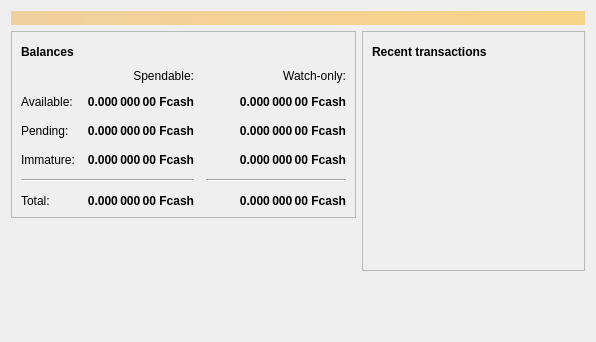
<?xml version="1.0" encoding="UTF-8"?>
<ui version="4.0">
 <class>OverviewPage</class>
 <widget class="QWidget" name="OverviewPage">
  <property name="geometry">
   <rect>
    <x>0</x>
    <y>0</y>
    <width>596</width>
    <height>342</height>
   </rect>
  </property>
  <property name="windowTitle">
   <string>Form</string>
  </property>
  <layout class="QVBoxLayout" name="topLayout">
   <item>
    <widget class="QLabel" name="labelAlerts">
     <property name="visible">
      <bool>false</bool>
     </property>
     <property name="styleSheet">
      <string notr="true">QLabel { background-color: qlineargradient(x1: 0, y1: 0, x2: 1, y2: 0, stop:0 #F0D0A0, stop:1 #F8D488); color:#000000; }</string>
     </property>
     <property name="wordWrap">
      <bool>true</bool>
     </property>
     <property name="margin">
      <number>3</number>
     </property>
     <property name="textInteractionFlags">
      <set>Qt::TextSelectableByMouse</set>
     </property>
    </widget>
   </item>
   <item>
    <layout class="QHBoxLayout" name="horizontalLayout" stretch="1,1">
     <item>
      <layout class="QVBoxLayout" name="verticalLayout_2">
       <item>
        <widget class="QFrame" name="frame">
         <property name="frameShape">
          <enum>QFrame::StyledPanel</enum>
         </property>
         <property name="frameShadow">
          <enum>QFrame::Raised</enum>
         </property>
         <layout class="QVBoxLayout" name="verticalLayout_4">
          <item>
           <layout class="QHBoxLayout" name="horizontalLayout_4">
            <item>
             <widget class="QLabel" name="label_5">
              <property name="font">
               <font>
                <weight>75</weight>
                <bold>true</bold>
               </font>
              </property>
              <property name="text">
               <string>Balances</string>
              </property>
             </widget>
            </item>
            <item>
             <widget class="QPushButton" name="labelWalletStatus">
              <property name="enabled">
               <bool>true</bool>
              </property>
              <property name="maximumSize">
               <size>
                <width>30</width>
                <height>16777215</height>
               </size>
              </property>
              <property name="toolTip">
               <string>The displayed information may be out of date. Your wallet automatically synchronizes with the Fcash network after a connection is established, but this process has not completed yet.</string>
              </property>
              <property name="text">
               <string/>
              </property>
              <property name="icon">
               <iconset resource="../bitcoin.qrc">
                <normaloff>:/icons/warning</normaloff>
                <disabledoff>:/icons/warning</disabledoff>:/icons/warning</iconset>
              </property>
              <property name="iconSize">
               <size>
                <width>24</width>
                <height>24</height>
               </size>
              </property>
              <property name="flat">
               <bool>true</bool>
              </property>
             </widget>
            </item>
            <item>
             <spacer name="horizontalSpacer_3">
              <property name="orientation">
               <enum>Qt::Horizontal</enum>
              </property>
              <property name="sizeHint" stdset="0">
               <size>
                <width>40</width>
                <height>20</height>
               </size>
              </property>
             </spacer>
            </item>
           </layout>
          </item>
          <item>
           <layout class="QGridLayout" name="gridLayout">
            <property name="spacing">
             <number>12</number>
            </property>
            <item row="2" column="2">
             <widget class="QLabel" name="labelWatchPending">
              <property name="font">
               <font>
                <weight>75</weight>
                <bold>true</bold>
               </font>
              </property>
              <property name="cursor">
               <cursorShape>IBeamCursor</cursorShape>
              </property>
              <property name="toolTip">
               <string>Unconfirmed transactions to watch-only addresses</string>
              </property>
              <property name="text">
               <string notr="true">0.000 000 00 Fcash</string>
              </property>
              <property name="alignment">
               <set>Qt::AlignRight|Qt::AlignTrailing|Qt::AlignVCenter</set>
              </property>
              <property name="textInteractionFlags">
               <set>Qt::LinksAccessibleByMouse|Qt::TextSelectableByKeyboard|Qt::TextSelectableByMouse</set>
              </property>
             </widget>
            </item>
            <item row="2" column="1">
             <widget class="QLabel" name="labelUnconfirmed">
              <property name="font">
               <font>
                <weight>75</weight>
                <bold>true</bold>
               </font>
              </property>
              <property name="cursor">
               <cursorShape>IBeamCursor</cursorShape>
              </property>
              <property name="toolTip">
               <string>Total of transactions that have yet to be confirmed, and do not yet count toward the spendable balance</string>
              </property>
              <property name="text">
               <string notr="true">0.000 000 00 Fcash</string>
              </property>
              <property name="alignment">
               <set>Qt::AlignRight|Qt::AlignTrailing|Qt::AlignVCenter</set>
              </property>
              <property name="textInteractionFlags">
               <set>Qt::LinksAccessibleByMouse|Qt::TextSelectableByKeyboard|Qt::TextSelectableByMouse</set>
              </property>
             </widget>
            </item>
            <item row="3" column="2">
             <widget class="QLabel" name="labelWatchImmature">
              <property name="font">
               <font>
                <weight>75</weight>
                <bold>true</bold>
               </font>
              </property>
              <property name="cursor">
               <cursorShape>IBeamCursor</cursorShape>
              </property>
              <property name="toolTip">
               <string>Mined balance in watch-only addresses that has not yet matured</string>
              </property>
              <property name="text">
               <string notr="true">0.000 000 00 Fcash</string>
              </property>
              <property name="alignment">
               <set>Qt::AlignRight|Qt::AlignTrailing|Qt::AlignVCenter</set>
              </property>
              <property name="textInteractionFlags">
               <set>Qt::LinksAccessibleByMouse|Qt::TextSelectableByKeyboard|Qt::TextSelectableByMouse</set>
              </property>
             </widget>
            </item>
            <item row="4" column="0" colspan="2">
             <widget class="Line" name="line">
              <property name="orientation">
               <enum>Qt::Horizontal</enum>
              </property>
             </widget>
            </item>
            <item row="4" column="2">
             <widget class="Line" name="lineWatchBalance">
              <property name="sizePolicy">
               <sizepolicy hsizetype="Preferred" vsizetype="Fixed">
                <horstretch>0</horstretch>
                <verstretch>0</verstretch>
               </sizepolicy>
              </property>
              <property name="minimumSize">
               <size>
                <width>140</width>
                <height>0</height>
               </size>
              </property>
              <property name="orientation">
               <enum>Qt::Horizontal</enum>
              </property>
             </widget>
            </item>
            <item row="5" column="0">
             <widget class="QLabel" name="labelTotalText">
              <property name="text">
               <string>Total:</string>
              </property>
             </widget>
            </item>
            <item row="3" column="1">
             <widget class="QLabel" name="labelImmature">
              <property name="font">
               <font>
                <weight>75</weight>
                <bold>true</bold>
               </font>
              </property>
              <property name="cursor">
               <cursorShape>IBeamCursor</cursorShape>
              </property>
              <property name="toolTip">
               <string>Mined balance that has not yet matured</string>
              </property>
              <property name="text">
               <string notr="true">0.000 000 00 Fcash</string>
              </property>
              <property name="alignment">
               <set>Qt::AlignRight|Qt::AlignTrailing|Qt::AlignVCenter</set>
              </property>
              <property name="textInteractionFlags">
               <set>Qt::LinksAccessibleByMouse|Qt::TextSelectableByKeyboard|Qt::TextSelectableByMouse</set>
              </property>
             </widget>
            </item>
            <item row="2" column="3">
             <spacer name="horizontalSpacer_2">
              <property name="orientation">
               <enum>Qt::Horizontal</enum>
              </property>
              <property name="sizeHint" stdset="0">
               <size>
                <width>40</width>
                <height>20</height>
               </size>
              </property>
             </spacer>
            </item>
            <item row="3" column="0">
             <widget class="QLabel" name="labelImmatureText">
              <property name="text">
               <string>Immature:</string>
              </property>
             </widget>
            </item>
            <item row="5" column="1">
             <widget class="QLabel" name="labelTotal">
              <property name="font">
               <font>
                <weight>75</weight>
                <bold>true</bold>
               </font>
              </property>
              <property name="cursor">
               <cursorShape>IBeamCursor</cursorShape>
              </property>
              <property name="toolTip">
               <string>Your current total balance</string>
              </property>
              <property name="text">
               <string notr="true">0.000 000 00 Fcash</string>
              </property>
              <property name="alignment">
               <set>Qt::AlignRight|Qt::AlignTrailing|Qt::AlignVCenter</set>
              </property>
              <property name="textInteractionFlags">
               <set>Qt::LinksAccessibleByMouse|Qt::TextSelectableByKeyboard|Qt::TextSelectableByMouse</set>
              </property>
             </widget>
            </item>
            <item row="5" column="2">
             <widget class="QLabel" name="labelWatchTotal">
              <property name="font">
               <font>
                <weight>75</weight>
                <bold>true</bold>
               </font>
              </property>
              <property name="cursor">
               <cursorShape>IBeamCursor</cursorShape>
              </property>
              <property name="toolTip">
               <string>Current total balance in watch-only addresses</string>
              </property>
              <property name="text">
               <string notr="true">0.000 000 00 Fcash</string>
              </property>
              <property name="alignment">
               <set>Qt::AlignRight|Qt::AlignTrailing|Qt::AlignVCenter</set>
              </property>
              <property name="textInteractionFlags">
               <set>Qt::LinksAccessibleByMouse|Qt::TextSelectableByKeyboard|Qt::TextSelectableByMouse</set>
              </property>
             </widget>
            </item>
            <item row="0" column="2">
             <widget class="QLabel" name="labelWatchonly">
              <property name="text">
               <string>Watch-only:</string>
              </property>
              <property name="alignment">
               <set>Qt::AlignRight|Qt::AlignTrailing|Qt::AlignVCenter</set>
              </property>
             </widget>
            </item>
            <item row="1" column="0">
             <widget class="QLabel" name="labelBalanceText">
              <property name="text">
               <string>Available:</string>
              </property>
             </widget>
            </item>
            <item row="1" column="1">
             <widget class="QLabel" name="labelBalance">
              <property name="font">
               <font>
                <weight>75</weight>
                <bold>true</bold>
               </font>
              </property>
              <property name="cursor">
               <cursorShape>IBeamCursor</cursorShape>
              </property>
              <property name="toolTip">
               <string>Your current spendable balance</string>
              </property>
              <property name="text">
               <string notr="true">0.000 000 00 Fcash</string>
              </property>
              <property name="alignment">
               <set>Qt::AlignRight|Qt::AlignTrailing|Qt::AlignVCenter</set>
              </property>
              <property name="textInteractionFlags">
               <set>Qt::LinksAccessibleByMouse|Qt::TextSelectableByKeyboard|Qt::TextSelectableByMouse</set>
              </property>
             </widget>
            </item>
            <item row="1" column="2">
             <widget class="QLabel" name="labelWatchAvailable">
              <property name="font">
               <font>
                <weight>75</weight>
                <bold>true</bold>
               </font>
              </property>
              <property name="cursor">
               <cursorShape>IBeamCursor</cursorShape>
              </property>
              <property name="toolTip">
               <string>Your current balance in watch-only addresses</string>
              </property>
              <property name="text">
               <string notr="true">0.000 000 00 Fcash</string>
              </property>
              <property name="alignment">
               <set>Qt::AlignRight|Qt::AlignTrailing|Qt::AlignVCenter</set>
              </property>
              <property name="textInteractionFlags">
               <set>Qt::LinksAccessibleByMouse|Qt::TextSelectableByKeyboard|Qt::TextSelectableByMouse</set>
              </property>
             </widget>
            </item>
            <item row="2" column="0">
             <widget class="QLabel" name="labelPendingText">
              <property name="text">
               <string>Pending:</string>
              </property>
             </widget>
            </item>
            <item row="0" column="1">
             <widget class="QLabel" name="labelSpendable">
              <property name="text">
               <string>Spendable:</string>
              </property>
              <property name="alignment">
               <set>Qt::AlignRight|Qt::AlignTrailing|Qt::AlignVCenter</set>
              </property>
             </widget>
            </item>
           </layout>
          </item>
         </layout>
        </widget>
       </item>
       <item>
        <spacer name="verticalSpacer">
         <property name="orientation">
          <enum>Qt::Vertical</enum>
         </property>
         <property name="sizeHint" stdset="0">
          <size>
           <width>20</width>
           <height>40</height>
          </size>
         </property>
        </spacer>
       </item>
      </layout>
     </item>
     <item>
      <layout class="QVBoxLayout" name="verticalLayout_3">
       <item>
        <widget class="QFrame" name="frame_2">
         <property name="frameShape">
          <enum>QFrame::StyledPanel</enum>
         </property>
         <property name="frameShadow">
          <enum>QFrame::Raised</enum>
         </property>
         <layout class="QVBoxLayout" name="verticalLayout">
          <item>
           <layout class="QHBoxLayout" name="horizontalLayout_2">
            <item>
             <widget class="QLabel" name="label_4">
              <property name="font">
               <font>
                <weight>75</weight>
                <bold>true</bold>
               </font>
              </property>
              <property name="text">
               <string>Recent transactions</string>
              </property>
             </widget>
            </item>
            <item>
             <widget class="QPushButton" name="labelTransactionsStatus">
              <property name="enabled">
               <bool>true</bool>
              </property>
              <property name="maximumSize">
               <size>
                <width>30</width>
                <height>16777215</height>
               </size>
              </property>
              <property name="toolTip">
               <string>The displayed information may be out of date. Your wallet automatically synchronizes with the Fcash network after a connection is established, but this process has not completed yet.</string>
              </property>
              <property name="text">
               <string/>
              </property>
              <property name="icon">
               <iconset resource="../bitcoin.qrc">
                <normaloff>:/icons/warning</normaloff>
                <disabledoff>:/icons/warning</disabledoff>:/icons/warning</iconset>
              </property>
              <property name="iconSize">
               <size>
                <width>24</width>
                <height>24</height>
               </size>
              </property>
              <property name="flat">
               <bool>true</bool>
              </property>
             </widget>
            </item>
            <item>
             <spacer name="horizontalSpacer">
              <property name="orientation">
               <enum>Qt::Horizontal</enum>
              </property>
              <property name="sizeHint" stdset="0">
               <size>
                <width>40</width>
                <height>20</height>
               </size>
              </property>
             </spacer>
            </item>
           </layout>
          </item>
          <item>
           <widget class="QListView" name="listTransactions">
            <property name="styleSheet">
             <string notr="true">QListView { background: transparent; }</string>
            </property>
            <property name="frameShape">
             <enum>QFrame::NoFrame</enum>
            </property>
            <property name="verticalScrollBarPolicy">
             <enum>Qt::ScrollBarAlwaysOff</enum>
            </property>
            <property name="horizontalScrollBarPolicy">
             <enum>Qt::ScrollBarAlwaysOff</enum>
            </property>
            <property name="selectionMode">
             <enum>QAbstractItemView::NoSelection</enum>
            </property>
           </widget>
          </item>
         </layout>
        </widget>
       </item>
       <item>
        <spacer name="verticalSpacer_2">
         <property name="orientation">
          <enum>Qt::Vertical</enum>
         </property>
         <property name="sizeHint" stdset="0">
          <size>
           <width>20</width>
           <height>40</height>
          </size>
         </property>
        </spacer>
       </item>
      </layout>
     </item>
    </layout>
   </item>
  </layout>
 </widget>
 <resources/>
 <connections/>
</ui>
